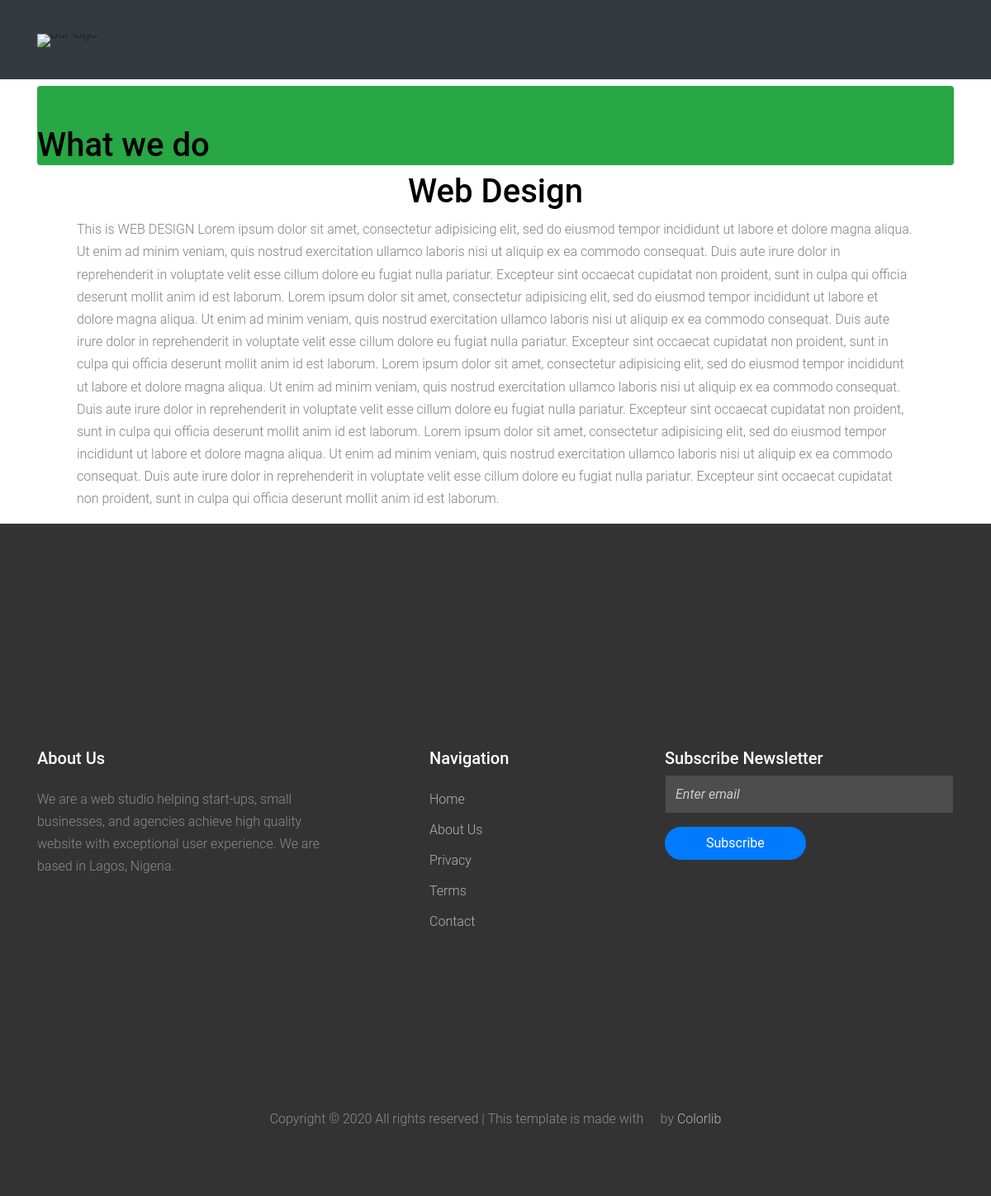
Screenshot of /detail/service/1/ with the database file from the repository.
### my_website_app/models.py (models this page shows, shortened)
class Services(models.Model):
    icon = IconField(verbose_name='Font Awesome')
    title = models.CharField(max_length=100, verbose_name='Service')
    description = models.TextField(verbose_name='Service Description')
    detail = models.TextField(verbose_name='Service Detail', null=True)

### my_website_app/views.py (the view)
# urls.py: path('service/<int:more_id>/', views.more, name='service'),
def more(request, more_id):
    news = NewsLetter()
    try:
        serv = Services.objects.get(id = more_id)
    except Services.DoesNotExist:
        Http404('This page does not exist')
    args = {'nl':news, 'mor':serv}
    return render(request, 'my_website_app/service_more.html', args)

### my_website_app/contact.py
class NewsLetter(forms.Form):
    ur_email = forms.EmailField(widget=forms.EmailInput(attrs={'class':'form-control', 'placeholder':'Enter email', 'color':'white'}))

### templates/my_website_app/service_more.html (shortened to what this page needs)
{% extends 'my_website_app/base.html' %}
{% load static %}
{% block content %}
<div class="container">
    {% if mor %}
    <div class="row">
        <div class="col-sm-12">
            <div class="pagetitle pt-5 mt-2 rounded bg-success">
                <h1> What we do </h1>
            </div>
        </div>
    </div>
    <div class="row">
        <div class="col-sm-12">
            <div class="ser_title">
                <h1 class="text-center">{{ mor.title }}</h1>
            </div>
        </div>
    </div>
    <div class="row">
        <div class="col-sm-12">
            <P class="px-5">
                {{ mor.detail }}
            </P>
        </div>
    </div>
    {% endif %}
</div>
{% endblock %}

### templates/my_website_app/base.html (shortened to what this page needs)
<!DOCTYPE html>
{% load fontawesome_5 %}
{% load static %}
<html lang="en">
  <head>
    {% fontawesome_5_static %}
    <link rel="stylesheet" href="{% static 'my_website_app/fonts/icomoon/style.css' %}">
    <link rel="stylesheet" href="{% static 'my_website_app/css/bootstrap.min.css' %}">
    <link rel="stylesheet" href="{% static 'my_website_app/css/animate.css' %}">
    <link rel="stylesheet" href="{% static 'my_website_app/css/owl.carousel.min.css' %}">
    <link rel="stylesheet" href="{% static 'my_website_app/css/owl.theme.default.min.css' %}">
    <link rel="stylesheet" href="{% static 'my_website_app/fonts/flaticon/font/flaticon.css' %}">
    <link rel="stylesheet" href="{% static 'my_website_app/css/jquery.fancybox.min.css' %}">
    <link rel="stylesheet" href="{% static 'my_website_app/css/style.css' %}">
  </head>
  <body>
  <div class="site-wrap">
    <div class="site-navbar-wrap">
      <div class="site-navbar site-navbar-target js-sticky-header bg-dark">
        <div class="container">
          <div class="row align-items-center">
            <div class="col-6 col-md-4">
              <a href="{% url 'home' %}"><img src="{% static 'my_website_app/images/mmmm.png' %}" alt="our logo" class="my-0 site-logo" width="50%" height="60%"></a>
            </div>
            <div class="col-6 col-md-8">
              <nav class="site-navigation text-right" role="navigation">
                <div class="container">
                  <div class="d-inline-block d-lg-block ml-md-0 mr-auto py-3"><a href="#" class="site-menu-toggle js-menu-toggle text-black">
                    <span class="icon-menu h3"></span>
                  </a></div>
                </div>
              </nav>
            </div>
          </div>
        </div>
      </div>
    </div>
    {% block content %}
    {% endblock %}
    <footer class="site-footer">
      <div class="container">
        <div class="row">
          <div class="col-lg-4 mb-5 mb-lg-0">
            <div class="row mb-5">
              <div class="col-12">
                <h3 class="footer-heading mb-4">About Us</h3>
                <p>We are a web studio helping start-ups, small businesses, and agencies achieve high quality website with exceptional user experience. We are based in Lagos, Nigeria.</p>
              </div>
            </div>
          </div>
          <div class="col-lg-3 ml-auto">
            <div class="row mb-5">
              <div class="col-md-12">
                <h3 class="footer-heading mb-4">Navigation</h3>
              </div>
              <div class="col-md-6 col-lg-6">
                <ul class="list-unstyled">
                  <li><a href="#home-section">Home</a></li>
                  <li><a href="#about-section">About Us</a></li>
                  <li><a href="#">Privacy</a></li>
                  <li><a href="#">Terms</a></li>
                  <li><a href="#contact-section">Contact</a></li>
                </ul>
              </div>
            </div>
          </div>
          <div class="col-lg-4 mb-5 mb-lg-0">
            <div class="mb-5">
              <h3 class="footer-heading mb-2">Subscribe Newsletter</h3>
              <form method="post" class="form-subscribe">
                {% if nl %}
                <div class="form-group mb-3 text-light bg-light">
                  {{ nl.ur_email }}
                </div>
                <div class="form-group">
                  <button class="btn btn-primary px-5" type="submit">Subscribe</button>
                </div>
                {% endif %}
              </form>
            </div>
          </div>
        </div>
        <div class="row pt-5 mt-5 text-center">
          <div class="col-md-12">
            <div class="mb-4">
                  <a href="https://web.facebook.com/muyideenk" class="pl-0 pr-3" target="_blank"><span class="icon-facebook"></span></a>
                  <a href="https://twitter.com/Olanrewaju_mk" class="pl-3 pr-3" target="_blank"><span class="icon-twitter"></span></a>
                  <a href="https://github.com/lanregit" class="pl-3 pr-3" target="_blank"><span class="icon-github"></span></a>
                  <a href="#" class="pl-3 pr-3" target="_blank"><span class="icon-instagram"></span></a>
                  <a href="#" class="pl-3 pr-3" target="_blank"><span class="icon-linkedin"></span></a>
                </div>
          <p>
            Copyright &copy;
            <script>document.write(new Date().getFullYear());</script> All rights reserved | This template is made
            with <i class="icon-heart-o" aria-hidden="true"></i> by <a href="https://colorlib.com" target="_blank">Colorlib</a>
          </p>
          </div>
        </div>
      </div>
    </footer>
  </div>
  </body>
</html>

### static/my_website_app/css/style.css (style rules this page uses)
body { line-height: 1.7; color: gray; font-weight: 300; font-size: 1rem; font-family: "Roboto", -apple-system, BlinkMacSystemFont, "Segoe UI", Roboto, "Helvetica Neue", Arial, "Noto Sans", sans-serif, "Apple Color Emoji", "Segoe UI Emoji", "Segoe UI Symbol", "Noto Color Emoji"; }
a { -webkit-transition: .3s all ease; -o-transition: .3s all ease; transition: .3s all ease; }
h1, h2, h3, h4, h5, h6 { color: #000; }
.text-black { color: #000 !important; }
.site-wrap:before { -webkit-transition: .3s all ease-in-out; -o-transition: .3s all ease-in-out; transition: .3s all ease-in-out; background: rgba(0, 0, 0, 0.6); content: ""; position: absolute; z-index: 2000; top: 0; left: 0; right: 0; bottom: 0; opacity: 0; visibility: hidden; }
.btn { border-width: 2px; border-radius: 30px; }
.btn.btn-primary { color: #fff; }
.form-control { height: 47px; background: #f6f6f6; border-radius: 0; border: 1px solid #f6f6f6; }
.site-footer { padding-top: 17rem; padding-bottom: 4rem; background: #333333; }
.site-footer p { color: #8c8c8c; }
.site-footer h2, .site-footer h3, .site-footer h4, .site-footer h5 { color: #fff; }
.site-footer a { color: #b3b3b3; }
.site-footer ul li { margin-bottom: 10px; }
.site-footer .footer-heading { font-size: 20px; color: #fff; }
.site-navbar-wrap { position: relative; z-index: 99; width: 100%; left: 0; background: #fff; }
.site-navbar-wrap a { color: #000; }
.site-navbar { margin-bottom: 0px; width: 100%; padding: 15px 0; }
.site-navbar .site-logo { font-weight: 200; line-height: 0; position: relative; }
.form-subscribe .form-control { border-color: #333333 !important; background: #4d4d4d !important; }

### rows the page displays
Services: title "Web Design", detail "This is WEB DESIGN Lorem ipsum dolor sit amet, consectetur adipisicing elit, sed do eiusmod tempor incididunt ut labore et dolore magna aliqua. Ut enim ad minim veniam, quis nostrud exercitation ullamco laboris nisi ut aliquip ex ea commodo consequat. Duis aute irure dolor in reprehenderit in voluptate velit esse cillum dolore eu fugiat nulla pariatur. Excepteur sint occaecat cupidatat non proident, sunt in culpa qui officia deserunt mollit anim id est laborum. Lorem ipsum dolor sit amet, consectetur adipisicing elit, sed do eiusmod tempor incididunt ut labore et dolore magna aliqua. Ut enim ad minim veniam, quis nostrud exercitation ullamco laboris nisi ut aliquip ex ea commodo consequat.…"
